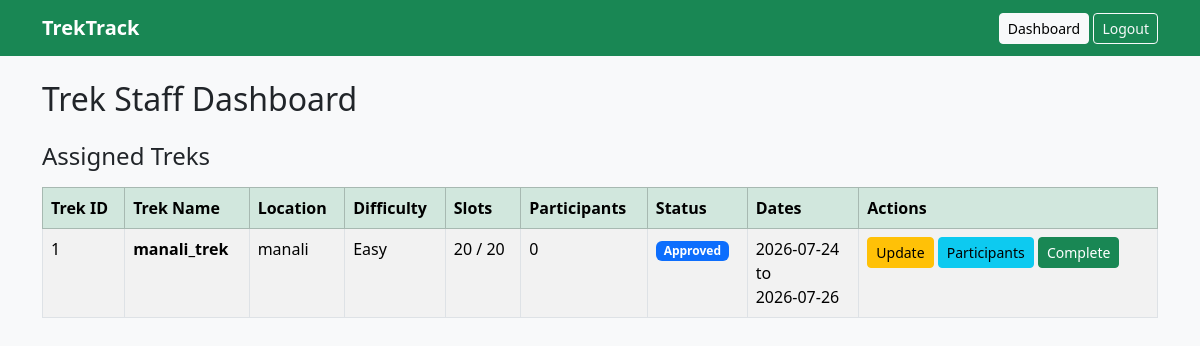
/dashboard (signed in), run on the app's committed database.
### tables this page shows
CREATE TABLE treks (
    trek_id INTEGER PRIMARY KEY AUTOINCREMENT,
    trek_name TEXT NOT NULL,
    location TEXT NOT NULL,
    difficulty TEXT NOT NULL CHECK(difficulty IN ('Easy', 'Moderate', 'Hard')),
    duration INTEGER NOT NULL CHECK(duration > 0),
    total_slots INTEGER NOT NULL CHECK(total_slots > 0),
    available_slots INTEGER NOT NULL CHECK(
        available_slots >= 0 AND available_slots <= total_slots
    ),
    assigned_staff_id INTEGER,
    status TEXT NOT NULL DEFAULT 'Pending'
        CHECK(status IN ('Pending', 'Approved', 'Open', 'Closed', 'Started', 'Completed')),
    start_date TEXT NOT NULL,
    end_date TEXT NOT NULL,
    description TEXT,
    is_archived INTEGER NOT NULL DEFAULT 0 CHECK(is_archived IN (0, 1)),
    created_at TEXT NOT NULL DEFAULT CURRENT_TIMESTAMP,

    FOREIGN KEY (assigned_staff_id)
        REFERENCES users(user_id)
        ON DELETE SET NULL
);

### app.py (the view, shortened to what this page needs)
@app.route("/dashboard")
@login_required
def dashboard():
    db = get_db()
    if g.user["role"] == "staff":
        treks = db.execute("""
            SELECT t.*,
                   (SELECT COUNT(*)
                    FROM bookings b
                    WHERE b.trek_id = t.trek_id AND b.status = 'Booked')
                   AS participant_count
            FROM treks t
            WHERE t.assigned_staff_id = ?
              AND t.is_archived = 0
            ORDER BY t.start_date
        """, (g.user["user_id"],)).fetchall()
        return render_template("staff_dashboard.html", treks=treks)

### app.py (called while the page is built)
def get_db():
    if "db" not in g:
        Path(app.config["DATABASE"]).parent.mkdir(parents=True, exist_ok=True)
        g.db = sqlite3.connect(app.config["DATABASE"])
        g.db.row_factory = sqlite3.Row
        g.db.execute("PRAGMA foreign_keys = ON")
    return g.db

@app.before_request
def load_current_user():
    g.user = None
    user_id = session.get("user_id")
    if user_id:
        g.user = get_db().execute("""
            SELECT *
            FROM users
            WHERE user_id = ?
        """, (user_id,)).fetchone()
        if g.user is None or g.user["is_blacklisted"]:
            session.clear()

def login_required(view):
    @wraps(view)
    def wrapped_view(*args, **kwargs):
        if g.user is None:
            flash("Please log in first.", "warning")
            return redirect(url_for("login"))
        return view(*args, **kwargs)
    return wrapped_view

### templates/staff_dashboard.html
{% extends "base.html" %}
{% block content %}
<h2 class="mb-4">Trek Staff Dashboard</h2>
<h4>Assigned Treks</h4>
{% if treks %}
<table class="table table-bordered table-striped mt-3">
    <thead class="table-success">
        <tr>
            <th>Trek ID</th>
            <th>Trek Name</th>
            <th>Location</th>
            <th>Difficulty</th>
            <th>Slots</th>
            <th>Participants</th>
            <th>Status</th>
            <th>Dates</th>
            <th>Actions</th>
        </tr>
    </thead>
    <tbody>
        {% for trek in treks %}
        <tr>
            <td>{{ trek["trek_id"] }}</td>
            <td>
                <strong>{{ trek["trek_name"] }}</strong>
            </td>
            <td>{{ trek["location"] }}</td>
            <td>{{ trek["difficulty"] }}</td>
            <td>
                {{ trek["available_slots"] }} /
                {{ trek["total_slots"] }}
            </td>
            <td>{{ trek["participant_count"] }}</td>
            <td>
                <span class="badge bg-primary">
                    {{ trek["status"] }}
                </span>
            </td>
            <td>
                {{ trek["start_date"] }}
                <br>
                to
                <br>
                {{ trek["end_date"] }}
            </td>
            <td>
                <a href="{{ url_for('staff_update_trek', trek_id=trek['trek_id']) }}"
                   class="btn btn-sm btn-warning mb-1">
                    Update
                </a>
                <a href="{{ url_for('staff_participants', trek_id=trek['trek_id']) }}"
                   class="btn btn-sm btn-info mb-1">
                    Participants
                </a>
                {% if trek["status"] != "Completed" %}
                <form method="POST"
                      action="{{ url_for('complete_trek', trek_id=trek['trek_id']) }}"
                      class="d-inline">
                    <button class="btn btn-sm btn-success mb-1">
                        Complete
                    </button>
                </form>
                {% endif %}
            </td>
        </tr>
        {% endfor %}
    </tbody>
</table>
{% else %}
<div class="alert alert-info">
    No treks have been assigned to you yet.
</div>
{% endif %}
{% endblock %}

### static/styles.css (style rules this page uses)
body { background-color: #f8f9fa; }
.table { background-color: white; }

### data on the page
treks: trek_id "1", trek_name "manali_trek", location "manali", difficulty "Easy", available_slots "20", total_slots "20", participant_count "0", status "Approved", start_date "2026-07-24", end_date "2026-07-26"
